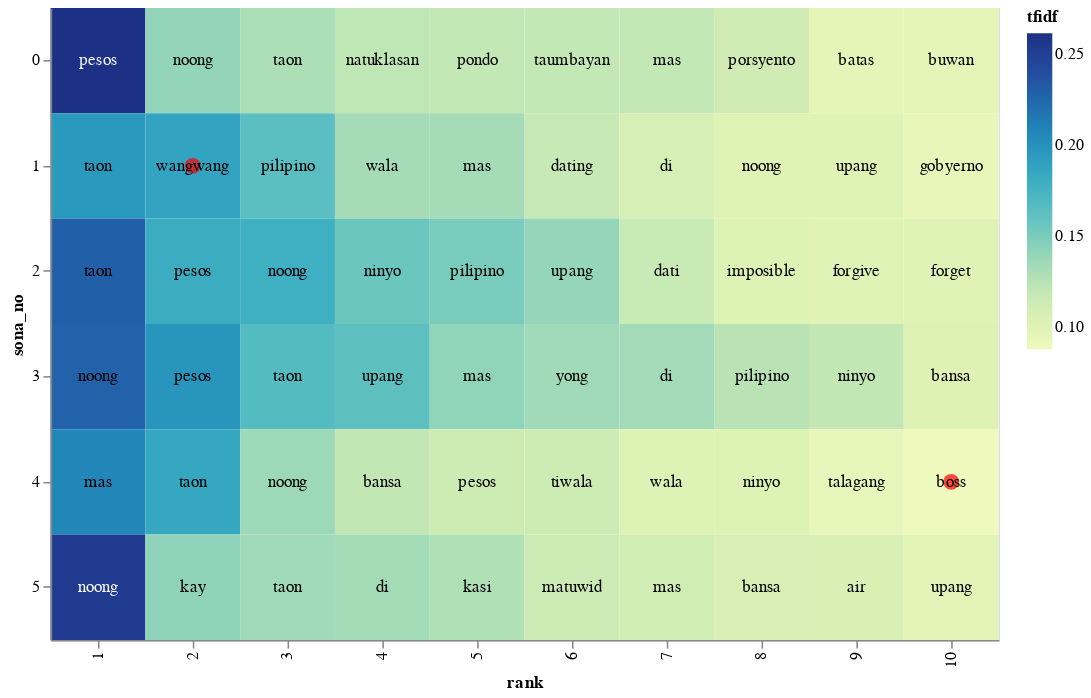

Notebook code for this chart:
### Code cell
# # Terms in this list will get a red dot in the visualization
term_list = ['boss', 'wangwang']

# adding a little randomness to break ties in term ranking
all_aquino_plusRand = all_aquino.copy()
all_aquino_plusRand['tfidf'] = all_aquino_plusRand['tfidf'] + np.random.rand(all_aquino.shape[0])*0.0001

# base for all visualizations, with rank calculation
base = alt.Chart(all_aquino_plusRand).encode(
    x = 'rank:O',
    y = 'sona_no:N'
).transform_window(
    rank = "rank()",
    sort = [alt.SortField("tfidf", order="descending")],
    groupby = ["sona_no"],
)

# heatmap specification
heatmap = base.mark_rect().encode(
    color = 'tfidf:Q'
)

# red circle over terms in above list
circle = base.mark_circle(size=100).encode(
    color = alt.condition(
        alt.FieldOneOfPredicate(field='term', oneOf=term_list),
        alt.value('red'),
        alt.value('#FFFFFF00')        
    )
)

# text labels, white for darker heatmap colors
text = base.mark_text(baseline='middle').encode(
    text = 'term:N',
    color = alt.condition(alt.datum.tfidf >= 0.23, alt.value('white'), alt.value('black'))
)

# display the three superimposed visualizations
(heatmap + circle + text).properties(width = 600, height=400)

### Figure 1 — Vega-Lite specification as saved in the notebook (floating-point values rounded to 4 significant figures)
{"config": {"view": {"continuousWidth": 400, "continuousHeight": 300}}, "layer": [{"mark": "rect", "encoding": {"color": {"field": "tfidf", "type": "quantitative"}, "x": {"field": "rank", "type": "ordinal"}, "y": {"field": "sona_no", "type": "nominal"}}, "transform": [{"window": [{"op": "rank", "field": "", "as": "rank"}], "groupby": ["sona_no"], "sort": [{"field": "tfidf", "order": "descending"}]}]}, {"mark": {"type": "circle", "size": 100}, "encoding": {"color": {"condition": {"value": "red", "test": {"field": "term", "oneOf": ["boss", "wangwang"]}}, "value": "#FFFFFF00"}, "x": {"field": "rank", "type": "ordinal"}, "y": {"field": "sona_no", "type": "nominal"}}, "transform": [{"window": [{"op": "rank", "field": "", "as": "rank"}], "groupby": ["sona_no"], "sort": [{"field": "tfidf", "order": "descending"}]}]}, {"mark": {"type": "text", "baseline": "middle"}, "encoding": {"color": {"condition": {"value": "white", "test": "(datum.tfidf >= 0.23)"}, "value": "black"}, "text": {"field": "term", "type": "nominal"}, "x": {"field": "rank", "type": "ordinal"}, "y": {"field": "sona_no", "type": "nominal"}}, "transform": [{"window": [{"op": "rank", "field": "", "as": "rank"}], "groupby": ["sona_no"], "sort": [{"field": "tfidf", "order": "descending"}]}]}], "data": {"name": "data-f8635f5e2640791ad6f3e043742c2883"}, "height": 400, "width": 600, "$schema": "https://vega.github.io/schema/vega-lite/v4.17.0.json", "datasets": {"data-f8635f5e2640791ad6f3e043742c2883": [{"sona_no": 0, "term": "pesos", "tfidf": 0.2613}, {"sona_no": 0, "term": "noong", "tfidf": 0.1402}, {"sona_no": 0, "term": "taon", "tfidf": 0.1294}, {"sona_no": 0, "term": "natuklasan", "tfidf": 0.1215}, {"sona_no": 0, "term": "mas", "tfidf": 0.1186}, {"sona_no": 0, "term": "pondo", "tfidf": 0.1186}, {"sona_no": 0, "term": "taumbayan", "tfidf": 0.1186}, {"sona_no": 0, "term": "porsyento", "tfidf": 0.112}, {"sona_no": 0, "term": "batas", "tfidf": 0.09709}, {"sona_no": 0, "term": "buwan", "tfidf": 0.09708}, {"sona_no": 1, "term": "taon", "tfidf": 0.1954}, {"sona_no": 1, "term": "wangwang", "tfidf": 0.1877}, {"sona_no": 1, "term": "pilipino", "tfidf": 0.1641}, {"sona_no": 1, "term": "mas", "tfidf": 0.1329}, {"sona_no": 1, "term": "wala", "tfidf": 0.1329}, {"sona_no": 1, "term": "dating", "tfidf": 0.1173}, {"sona_no": 1, "term": "di", "tfidf": 0.1083}, {"sona_no": 1, "term": "noong", "tfidf": 0.1017}, {"sona_no": 1, "term": "upang", "tfidf": 0.1016}, {"sona_no": 1, "term": "gobyerno", "tfidf": 0.09379}, {"sona_no": 2, "term": "taon", "tfidf": 0.229}, {"sona_no": 2, "term": "pesos", "tfidf": 0.1806}, {"sona_no": 2, "term": "noong", "tfidf": 0.1788}, {"sona_no": 2, "term": "ninyo", "tfidf": 0.1564}, {"sona_no": 2, "term": "pilipino", "tfidf": 0.1509}, {"sona_no": 2, "term": "upang", "tfidf": 0.1397}, {"sona_no": 2, "term": "dati", "tfidf": 0.1161}, {"sona_no": 2, "term": "imposible", "tfidf": 0.1033}, {"sona_no": 2, "term": "forget", "tfidf": 0.1007}, {"sona_no": 2, "term": "forgive", "tfidf": 0.1008}, {"sona_no": 3, "term": "noong", "tfidf": 0.2272}, {"sona_no": 3, "term": "pesos", "tfidf": 0.1979}, {"sona_no": 3, "term": "taon", "tfidf": 0.1672}, {"sona_no": 3, "term": "upang", "tfidf": 0.1629}, {"sona_no": 3, "term": "mas", "tfidf": 0.1415}, {"sona_no": 3, "term": "yong", "tfidf": 0.1346}, {"sona_no": 3, "term": "di", "tfidf": 0.1336}, {"sona_no": 3, "term": "pilipino", "tfidf": 0.1243}, {"sona_no": 3, "term": "ninyo", "tfidf": 0.12}, {"sona_no": 3, "term": "bansa", "tfidf": 0.1029}, {"sona_no": 4, "term": "mas", "tfidf": 0.207}, {"sona_no": 4, "term": "taon", "tfidf": 0.1852}, {"sona_no": 4, "term": "noong", "tfidf": 0.1362}, {"sona_no": 4, "term": "bansa", "tfidf": 0.1198}, {"sona_no": 4, "term": "pesos", "tfidf": 0.1132}, {"sona_no": 4, "term": "tiwala", "tfidf": 0.1132}, {"sona_no": 4, "term": "ninyo", "tfidf": 0.1035}, {"sona_no": 4, "term": "wala", "tfidf": 0.1035}, {"sona_no": 4, "term": "talagang", "tfidf": 0.09471}, {"sona_no": 4, "term": "boss", "tfidf": 0.08804}, {"sona_no": 5, "term": "noong", "tfidf": 0.2539}, {"sona_no": 5, "term": "kay", "tfidf": 0.1421}, {"sona_no": 5, "term": "taon", "tfidf": 0.1346}, {"sona_no": 5, "term": "di", "tfidf": 0.1332}, {"sona_no": 5, "term": "kasi", "tfidf": 0.1286}, {"sona_no": 5, "term": "matuwid", "tfidf": 0.1138}, {"sona_no": 5, "term": "mas", "tfidf": 0.1116}, {"sona_no": 5, "term": "bansa", "tfidf": 0.1077}, {"sona_no": 5, "term": "air", "tfidf": 0.1066}, {"sona_no": 5, "term": "upang", "tfidf": 0.1}]}}
